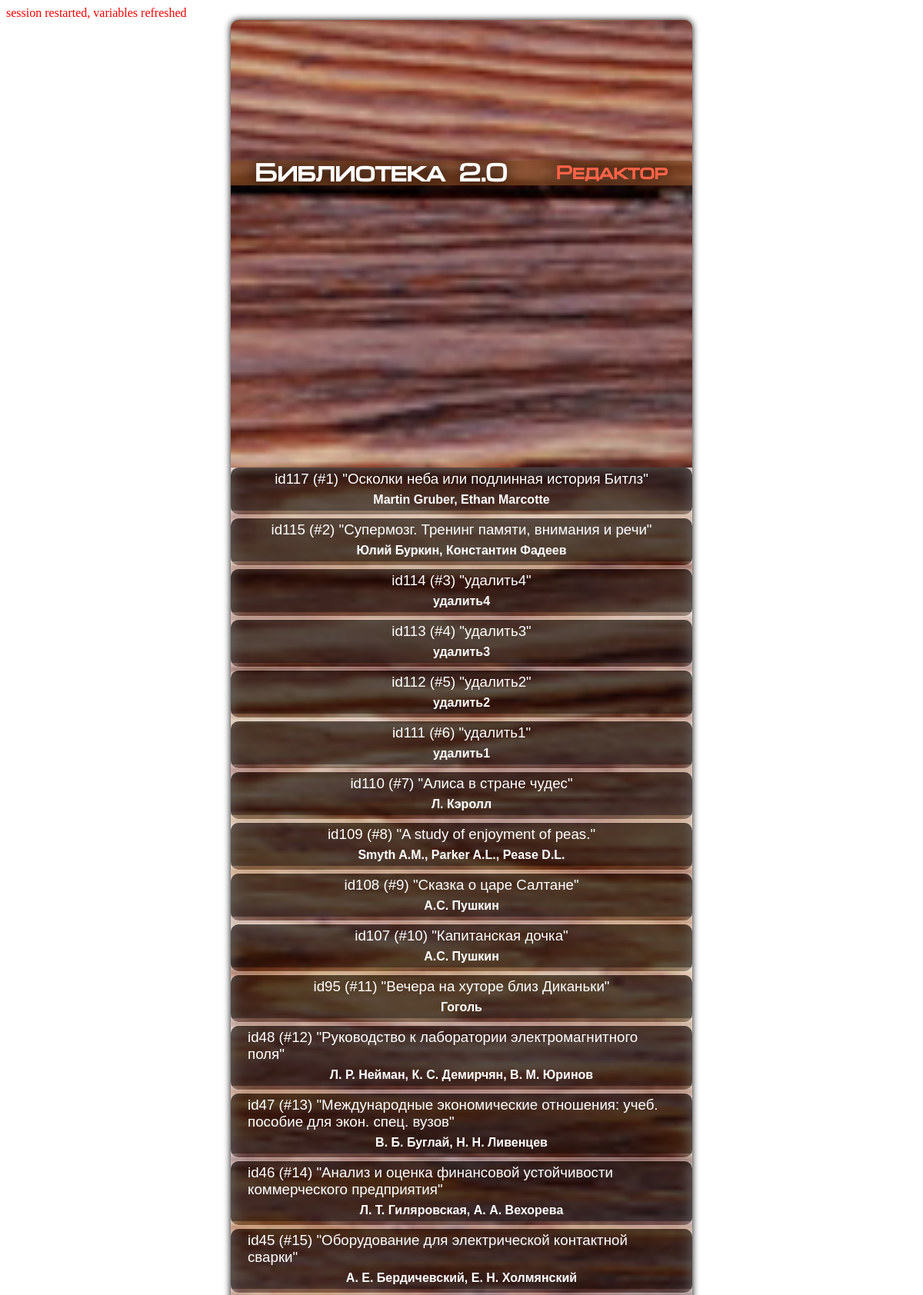
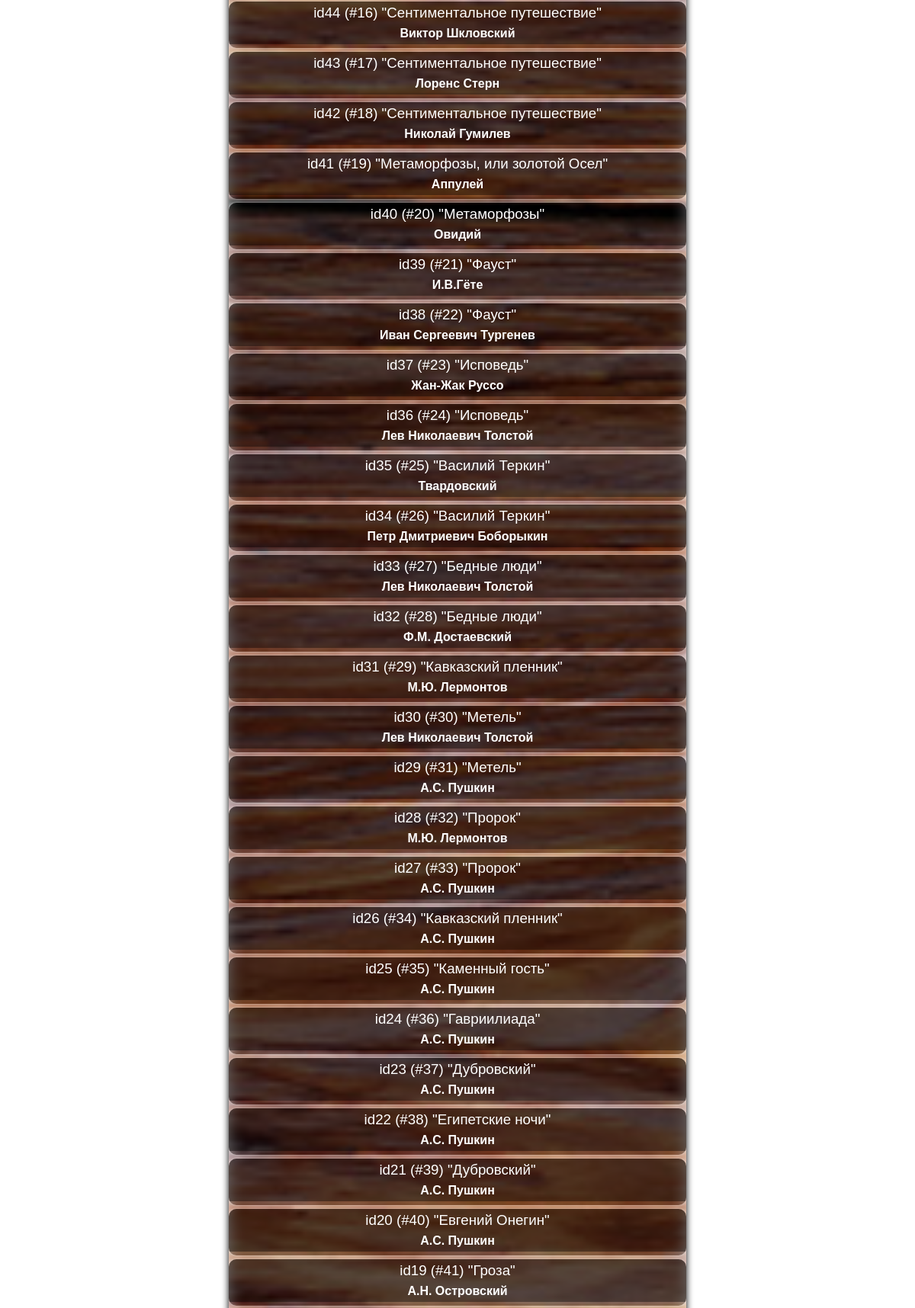
The app's page /admin/ (upper part) with its own data (2 pictures, top to bottom).
### tables this page shows
CREATE TABLE IF NOT EXISTS `books` (
  `ID` int(11) NOT NULL AUTO_INCREMENT,
  `BOOK_NAME` varchar(256) NOT NULL,
  `GENRE_ID` int(11) DEFAULT NULL,
  `SCHOOL_RECOMENDS` varchar(128) DEFAULT NULL,
  `BOOK_DESCRIPTION` text,
  PRIMARY KEY (`ID`),
  UNIQUE KEY `ID` (`ID`)
);

CREATE TABLE IF NOT EXISTS `authors` (
  `AUTHOR_ID` int(11) NOT NULL AUTO_INCREMENT,
  `AUTHOR_NAME` varchar(128) NOT NULL,
  `CENTURY` varchar(11) DEFAULT NULL,
  PRIMARY KEY (`AUTHOR_ID`),
  UNIQUE KEY `AUTHOR_NAME` (`AUTHOR_NAME`)
);

### functions.php (called while the page is built, shortened)
<?php
function get_all_books()
{
    $query = "SELECT * FROM books ORDER by ID DESC ";
    $result = mysqli_query($_SESSION['link'], $query);
    $n = mysqli_num_rows($result);
    $books = array();
    for ($i = 0; $i < $n; $i++) {
        $row = mysqli_fetch_assoc($result);
        $books[] = $row;
    }
    return $books;
}
function get_all_book_author_relations()
{
    $query = "SELECT * FROM book_author, authors WHERE book_author.AUTHOR_ID = authors.AUTHOR_ID";
    $result = mysqli_query($_SESSION['link'], $query);
    $n = mysqli_num_rows($result);
    $book_authors = array();
    for ($i = 0; $i < $n; $i++) {
        $row = mysqli_fetch_assoc($result);
        $book_authors[] = $row;
    }
    return $book_authors;
}
function current_book_authors($id_book)
{
    $n = 0;
    $authors_str = '';
    foreach ($_SESSION['book_authors'] as $book_author) {
        if ($book_author['BOOK_ID'] == $id_book) {
            if ($n == 0) {
                $comma = '';
            } else {
                $comma = ', ';
            };
            $authors_str = $authors_str . $comma . $book_author['AUTHOR_NAME'];
            $n++;
        }
    }
    return $authors_str;
}
function show_book_authors($id_book)
{
    $current_book_authors = current_book_authors($id_book);
    if (empty($current_book_authors))
        $result = 'автор не указан';
    else $result = $current_book_authors;
    return $result;
}
?>

### views/catalog_admin.php (the view, shortened to what this page needs)
<!DOCTYPE html lang="ru">
<html>
<head>
    <link href="../css/styles.css" rel="stylesheet" type="text/css"/>
</head>
<body>
<div class="default__container">
    <div class="default__header">
        <h1 class="default__header--1">Библиотека 2.0</h1>
        <h2 class="default__header--2 default--warning">Редактор</h2>
    </div>
    <div class="catalog__listContainer">
        <?php $num = 0;
        foreach ($books as $book): ?>
        <div class="catalog__card">
            <div class="catalog__cardHeader">
                <h3 class="catalog__title"><?= 'id'.$book['ID'].' (#'.($num + 1) . ') "' . $book['BOOK_NAME'] ?>"</h3>
                <h4 class="catalog__author"><?php echo show_book_authors($book['ID']); ?></h4>
            </div>
            </div>
            <?php $num++;
            endforeach ?>
        </div>
    </div>
</body>
</html>

### session.php (shortened to what this page needs)
<?php
if (!isset($_SESSION['active']) || ($_SESSION['active'] == false)) {
    $_SESSION['books'] = get_all_books();
    $books = $_SESSION['books'];
    $_SESSION['book_authors'] = get_all_book_author_relations();
    echo '<div style="color:red;">session restarted, variables refreshed</div>';
} else {
    $link = $_SESSION['link'];
    $books = $_SESSION['books'];
    $book_authors = $_SESSION['book_authors'];
    echo '<div style="color:green;">session active</div>';
}
?>

### admin/index.php (shortened to what this page needs)
<?php
require_once("../functions.php");
require_once("../session.php");
if (isset($_GET['action']))
    $action = $_GET['action'];
else
    $action = "";
if ($action == "add") {
    if (!empty($_POST)) {
        $new_book_id = add_book($_POST['title'], $_POST['description']);
        set_authors($new_book_id, $_POST['author']);
        $_SESSION['active'] = false;
        if (isset($_GET['admin'])) header("Location: index.php");
        else header("Location: ../index.php");
    }
    include("../views/book_add.php");
} else {
    include("../views/catalog_admin.php");
}
?>

### css/styles.css (style rules this page uses)
.default__bookInfo, .default__buttonContainer, .default__header--1, .default__header--2 { font-family: MicraDi, Verdana, Arial, sans-serif }
.default__button, .default__container { transition-property: all; transition-duration: .3s }
body { height: 100%; color: #fff; overflow: hidden }
.default__container { display: -webkit-flex; display: -ms-flexbox; display: flex; -webkit-flex-direction: row; -ms-flex-direction: row; flex-direction: row; -webkit-flex-wrap: wrap; -ms-flex-wrap: wrap; flex-wrap: wrap; -webkit-align-items: center; -ms-flex-align: center; align-items: center; -webkit-justify-content: center; -ms-flex-pack: center; justify-content: center; position: relative; max-width: 600px; margin: auto; padding: 0; height: 97%; border-radius: 10px; background-color: #000; box-shadow: 0 0 10px #000; background-image: url(../img/background.jpg); background-position: left; background-size: cover }
.default__button, .default__header { background-color: rgba(131, 73, 33, .7) }
.default__header { width: 100%; display: -webkit-flex; display: -ms-flexbox; display: flex; -webkit-flex-direction: row; -ms-flex-direction: row; flex-direction: row; -webkit-flex-wrap: wrap; -ms-flex-wrap: wrap; flex-wrap: wrap; margin: 0; -webkit-align-items: center; -ms-flex-align: center; align-items: center; -webkit-align-content: center; -ms-flex-line-pack: center; align-content: center; -webkit-justify-content: center; -ms-flex-pack: center; justify-content: center; border-radius: 5px 5px 0 0; z-index: 2 }
.default__header--1, .default__header--2 { padding: 0; margin: auto; text-shadow: 0 0 20px #000 }
.catalog--showBook, .catalog__card { font-family: Arial, Verdana, sans-serif }
.default--warning { text-shadow: 0 0 20px #000; color: tomato }
.catalog__listContainer { height: 70%; width: 100%; box-shadow: 0 0 20px #fff inset; overflow-x: hidden; overflow-y: scroll; padding: 0 }
.book__card, .catalog__card { width: 100%; overflow: hidden }
.catalog__card { background-color: rgba(0, 0, 0, .3); border-radius: 10px; box-shadow: 0 0 5px #eee; margin: 0 0 5px; padding: 0 0 5px }
.catalog__cardHeader { display: -webkit-flex; display: -ms-flexbox; display: flex; -webkit-flex-direction: column; -ms-flex-direction: column; flex-direction: column; -webkit-flex-wrap: wrap; -ms-flex-wrap: wrap; flex-wrap: wrap; -webkit-justify-content: space-between; -ms-flex-pack: justify; justify-content: space-between; -webkit-align-items: center; -ms-flex-align: center; align-items: center; background-color: rgba(0, 0, 0, .4) }
.catalog__title { margin: 0 15px 5px; font-weight: lighter; padding: 4px 7px 2px }
.catalog__author { margin: 0 0 5px; font-weight: 700; padding: 0 7px }

### records on screen
books: ID "117", BOOK_NAME "Осколки неба или подлинная история Битлз", ID "Martin Gruber, Ethan Marcotte"
books: ID "115", BOOK_NAME "Супермозг. Тренинг памяти, внимания и речи", ID "Юлий Буркин, Константин Фадеев"
books: ID "114", BOOK_NAME "удалить4", ID.AUTHOR_NAME "удалить4"
books: ID "113", BOOK_NAME "удалить3", ID.AUTHOR_NAME "удалить3"
books: ID "112", BOOK_NAME "удалить2", ID.AUTHOR_NAME "удалить2"
books: ID "111", BOOK_NAME "удалить1", ID.AUTHOR_NAME "удалить1"
books: ID "110", BOOK_NAME "Алиса в стране чудес", ID.AUTHOR_NAME "Л. Кэролл"
books: ID "109", BOOK_NAME "A study of enjoyment of peas.", ID "Smyth A.M., Parker A.L., Pease D.L."
books: ID "108", BOOK_NAME "Сказка о царе Салтане", ID.AUTHOR_NAME "А.С. Пушкин"
books: ID "107", BOOK_NAME "Капитанская дочка", ID.AUTHOR_NAME "А.С. Пушкин"
books: ID "95", BOOK_NAME "Вечера на хуторе близ Диканьки", ID.AUTHOR_NAME "Гоголь"
books: ID "48", BOOK_NAME "Руководство к лаборатории электромагнитного поля", ID "Л. Р. Нейман, К. С. Демирчян, В. М. Юринов"
books: ID "47", BOOK_NAME "Международные экономические отношения: учеб. пособие для экон. спец. вузов", ID "В. Б. Буглай, Н. Н. Ливенцев"
books: ID "46", BOOK_NAME "Анализ и оценка финансовой устойчивости коммерческого предприятия", ID "Л. Т. Гиляровская, А. А. Вехорева"
books: ID "45", BOOK_NAME "Оборудование для электрической контактной сварки", ID "А. Е. Бердичевский, Е. Н. Холмянский"
books: ID "44", BOOK_NAME "Сентиментальное путешествие", ID.AUTHOR_NAME "Виктор Шкловский"
books: ID "43", BOOK_NAME "Сентиментальное путешествие", ID.AUTHOR_NAME "Лоренс Стерн"
books: ID "42", BOOK_NAME "Сентиментальное путешествие", ID.AUTHOR_NAME "Николай Гумилев"
books: ID "41", BOOK_NAME "Метаморфозы, или золотой Осел", ID.AUTHOR_NAME "Аппулей"
books: ID "40", BOOK_NAME "Метаморфозы", ID.AUTHOR_NAME "Овидий"
books: ID "39", BOOK_NAME "Фауст", ID.AUTHOR_NAME "И.В.Гёте"
books: ID "38", BOOK_NAME "Фауст", ID.AUTHOR_NAME "Иван Сергеевич Тургенев"
books: ID "37", BOOK_NAME "Исповедь", ID.AUTHOR_NAME "Жан-Жак Руссо"
books: ID "36", BOOK_NAME "Исповедь", ID.AUTHOR_NAME "Лев Николаевич Толстой"
books: ID "35", BOOK_NAME "Василий Теркин", ID.AUTHOR_NAME "Твардовский"
books: ID "34", BOOK_NAME "Василий Теркин", ID.AUTHOR_NAME "Петр Дмитриевич Боборыкин"
books: ID "33", BOOK_NAME "Бедные люди", ID.AUTHOR_NAME "Лев Николаевич Толстой"
books: ID "32", BOOK_NAME "Бедные люди", ID.AUTHOR_NAME "Ф.М. Достаевский"
books: ID "31", BOOK_NAME "Кавказский пленник", ID.AUTHOR_NAME "М.Ю. Лермонтов"
books: ID "30", BOOK_NAME "Метель", ID.AUTHOR_NAME "Лев Николаевич Толстой"
books: ID "29", BOOK_NAME "Метель", ID.AUTHOR_NAME "А.С. Пушкин"
books: ID "28", BOOK_NAME "Пророк", ID.AUTHOR_NAME "М.Ю. Лермонтов"
books: ID "27", BOOK_NAME "Пророк", ID.AUTHOR_NAME "А.С. Пушкин"
books: ID "26", BOOK_NAME "Кавказский пленник", ID.AUTHOR_NAME "А.С. Пушкин"
books: ID "25", BOOK_NAME "Каменный гость", ID.AUTHOR_NAME "А.С. Пушкин"
books: ID "24", BOOK_NAME "Гавриилиада", ID.AUTHOR_NAME "А.С. Пушкин"
books: ID "23", BOOK_NAME "Дубровский", ID.AUTHOR_NAME "А.С. Пушкин"
books: ID "22", BOOK_NAME "Египетские ночи", ID.AUTHOR_NAME "А.С. Пушкин"
books: ID "21", BOOK_NAME "Дубровский", ID.AUTHOR_NAME "А.С. Пушкин"
books: ID "20", BOOK_NAME "Евгений Онегин", ID.AUTHOR_NAME "А.С. Пушкин"
books: ID "19", BOOK_NAME "Гроза", ID.AUTHOR_NAME "А.Н. Островский"
